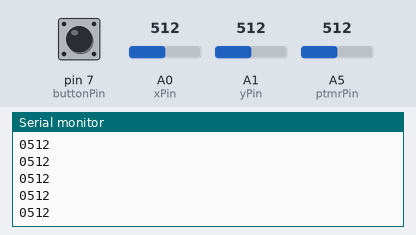
Simulated run of this sketch. Board: Arduino Uno, built with avr-gcc and run on an emulated ATmega328P. On the bench: the last lines printed to the serial monitor. The test bench sets the inputs (shaded band); at power-on: A5 (ptmrPin) = 512, pin 7 (buttonPin) HIGH, A0 (xPin) = 512, A1 (yPin) = 512. No radio packets arrive unless stated.

Above: at 1.2 s.
1.3 s: A5 (ptmrPin) set to 610
At 1.34 s:
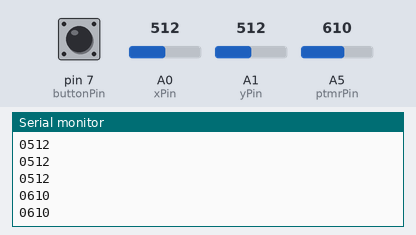
2.8 s: pin 7 (buttonPin) pulled LOW for 0.15 s
4.4 s: A5 (ptmrPin) set to 590
At 4.41 s:
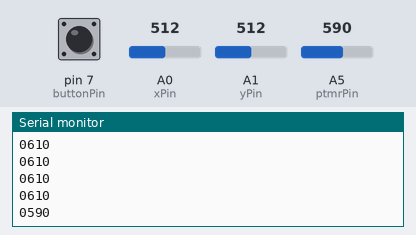
5.9 s: pin 7 (buttonPin) pulled LOW for 1 s
At 5.94 s:
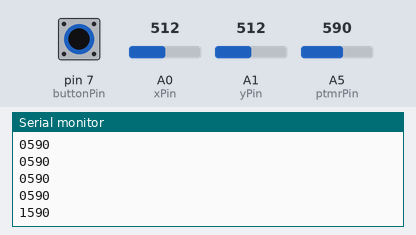
Timing chart, 0 to 8.9 s (numbered marks = the images above; inputs shaded):
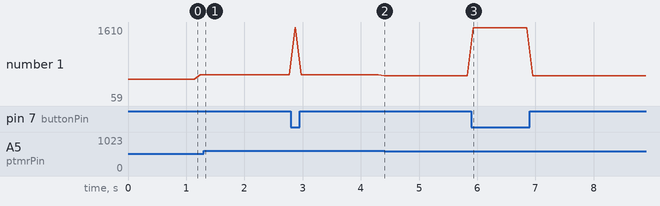

Measured:
- after the input at 1.3 s, the serial monitor: prints a new line at once (image 1)
- after the input at 4.4 s, the serial monitor: prints a new line at once (image 2)
- after the input at 5.9 s, the serial monitor: prints a new line at once (image 3)
- plotted number 1: 610 → 590 after the input at 4.4 s

The sketch:

Bot.ino
```cpp
// Joystick

#include <SPI.h>
#include <RF24.h>
#include <nRF24L01.h>

const uint64_t pipe = 0xF0F1F2F3F4LL;

RF24 radio(9, 10);

int data[5];

const int ptmrPin = A5;
const int buttonPin = 7;
const int xPin = A0;
const int yPin = A1;

int ptmrState = 0;
int buttonState = 0;
int xPosition = 0;
int yPosition = 0;

int speed = 0;
int direction = 0;

void setup(){
 Serial.begin(9600);

 radio.begin();
 radio.setChannel(3);
 radio.setDataRate(RF24_1MBPS);
 radio.setPALevel (RF24_PA_HIGH);
 radio.openWritingPipe(pipe);
 radio.stopListening();

 pinMode(ptmrPin, INPUT);
 pinMode(buttonPin, INPUT_PULLUP);
 pinMode(xPin, INPUT);
 pinMode(yPin, INPUT);
}


void loop() {

 ptmrState = analogRead(ptmrPin);
 buttonState = digitalRead(buttonPin);
 xPosition = analogRead(xPin);
 yPosition = analogRead(yPin);

  if (yPosition < 400) {
        // go forward
        direction = 0; // 0 - Forward, 1 - backward, 2 - right, 3 - left
        speed = map(yPosition, 400, 10, 5, 255);
      }
      else if (yPosition > 600) {
        // go backward
        direction = 1;
        speed = map(yPosition, 600, 950, 5, 255);
      }
      else if (xPosition < 400) {
        // go right
        direction = 2; // 0 - Forward, 1 - backward, 2 - right, 3 - left
        speed = map(xPosition, 400, 0, 5, 255);
      }
      else if (xPosition > 600) {
      // go left
        direction = 3; // 0 - Forward, 1 - backward, 2 - right, 3 - left
        speed = map(xPosition, 600, 1000, 5, 255);
      }
      else if (yPosition < 600 || yPosition > 400  ) {
        // stop
        direction = 4;
        speed = 0;
      }


 data[0] = ptmrState;
 data[1] = !buttonState;
 data[2] = direction;
 data[3] = speed;

    radio.write(&data, sizeof(data));

    Serial.println(ptmrState); Serial.print(!buttonState);

    delay(100);

}
```
